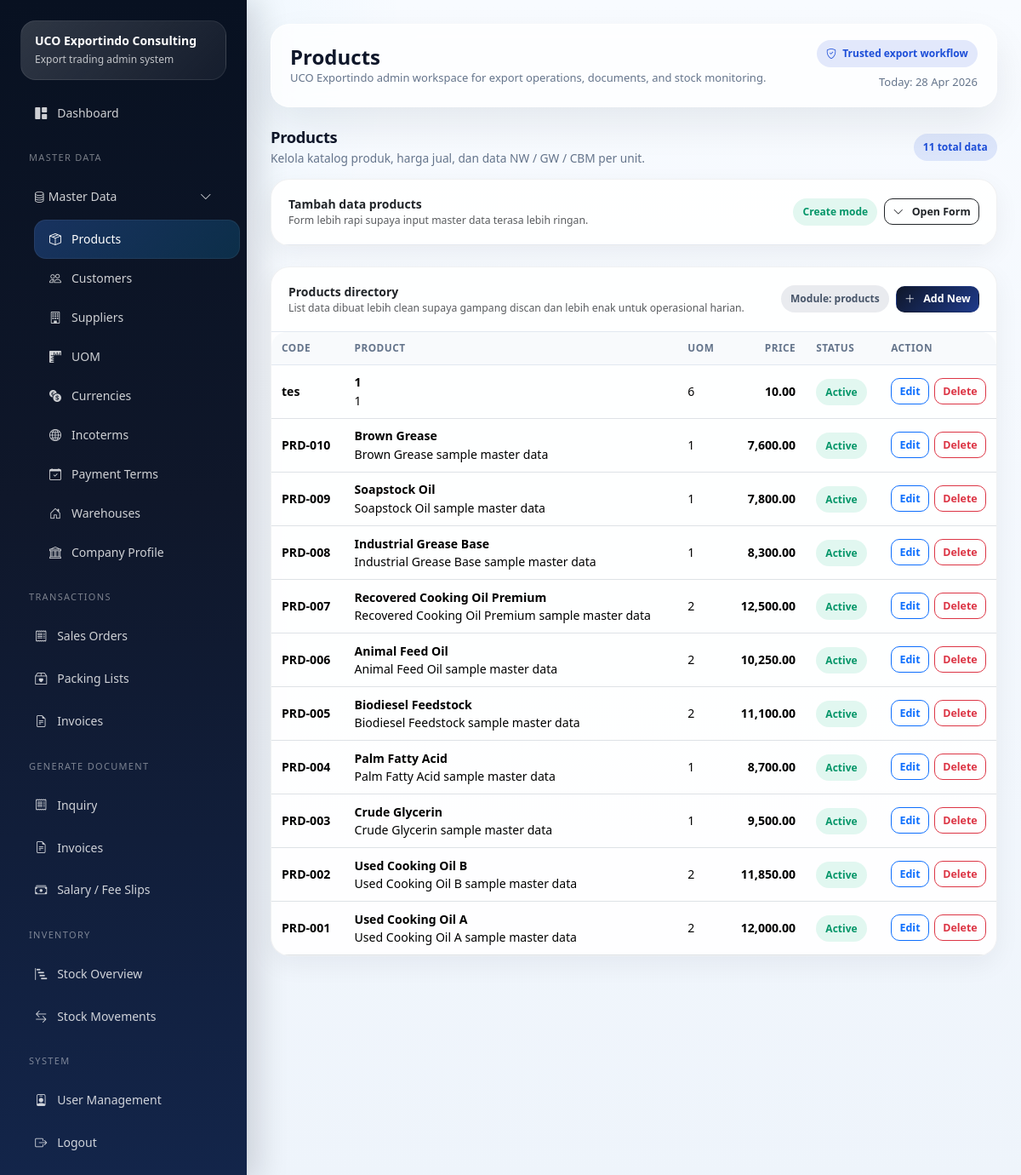
Page /masters/products (signed in) on the earlier database version.
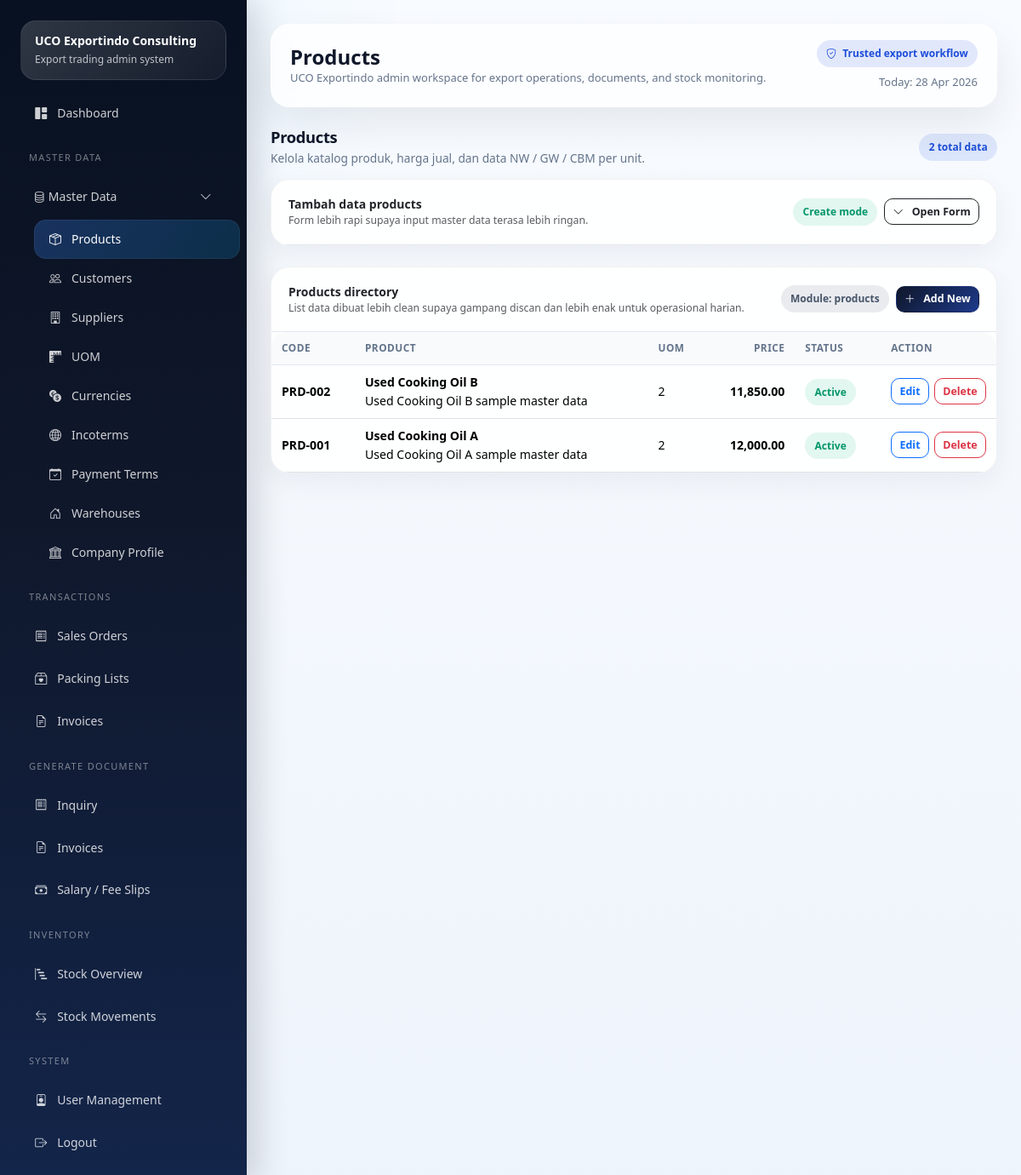
Same page on the later database version.
### tables this page shows
CREATE TABLE IF NOT EXISTS `products` (
  `id` int NOT NULL AUTO_INCREMENT,
  `code` varchar(50) NOT NULL,
  `product_name` varchar(150) NOT NULL,
  `description` text,
  `uom_id` int DEFAULT NULL,
  `sales_price` decimal(18,2) NOT NULL DEFAULT '0.00',
  `nw_unit` decimal(18,4) NOT NULL DEFAULT '0.0000',
  `gw_unit` decimal(18,4) NOT NULL DEFAULT '0.0000',
  `cbm_unit` decimal(18,4) NOT NULL DEFAULT '0.0000',
  `package_unit` decimal(18,4) NOT NULL DEFAULT '0.0000',
  `is_active` tinyint(1) NOT NULL DEFAULT '1',
  `created_at` timestamp NULL DEFAULT CURRENT_TIMESTAMP,
  PRIMARY KEY (`id`),
  KEY `fk_products_uom` (`uom_id`),
  CONSTRAINT `fk_products_uom` FOREIGN KEY (`uom_id`) REFERENCES `uoms` (`id`) ON DELETE SET NULL
);

### application/core/MY_Controller.php (called while the page is built, shortened)
<?php
class MY_Controller extends CI_Controller
{
    protected $user;
    public function __construct()
    {
        $this->user = $this->session->userdata('user');
    }
    protected function render($view, $data = [], $layout = 'admin')
    {
        $data['current_user'] = $this->user;
        $this->load->view('templates/admin_header', $data);
        $this->load->view($view, $data);
        $this->load->view('templates/admin_footer', $data);
    }
}

### application/controllers/Masters.php (called while the page is built, shortened)
<?php
class Masters extends MY_Controller
{
    private $maps = [];
    public function __construct()
    {
        $this->maps = [
            'customers' => ['table' => 'customers', 'title' => 'Customers', 'fields' => ['customer_code', 'company_name', 'pic_name', 'email', 'phone', 'address', 'country', 'is_active']],
            'suppliers' => ['table' => 'suppliers', 'title' => 'Suppliers', 'fields' => ['company_name', 'pic_name', 'email', 'phone', 'address', 'country']],
            'uom' => ['table' => 'uoms', 'title' => 'UOM', 'fields' => ['uom_name']],
            'currencies' => ['table' => 'currencies', 'title' => 'Currencies', 'fields' => ['currency_code', 'currency_name']],
            'incoterms' => ['table' => 'incoterms', 'title' => 'Incoterms', 'fields' => ['incoterm_code', 'description']],
            'payment_terms' => ['table' => 'payment_terms', 'title' => 'Payment Terms', 'fields' => ['term_name', 'description']],
            'warehouses' => ['table' => 'warehouses', 'title' => 'Warehouses', 'fields' => ['code', 'warehouse_name', 'location', 'is_active']],
            'users' => ['table' => 'users', 'title' => 'User Management', 'fields' => ['nama', 'username', 'password', 'role', 'is_active']],
            'products' => ['table' => 'products', 'title' => 'Products', 'fields' => ['code', 'product_name', 'description', 'uom_id', 'sales_price', 'nw_unit', 'gw_unit', 'cbm_unit', 'package_unit', 'is_active']],
        ];
    }
    public function index($slug = 'products')
    {
        $cfg = $this->maps[$slug];
        $data['page_title'] = $cfg['title'];
        $data['slug'] = $slug;
        $data['cfg'] = $cfg;
        $data['edit'] = $this->input->get('edit') ? $this->crud->get($cfg['table'], $this->input->get('edit')) : null;
        if ($slug === 'products') $data['uoms'] = $this->crud->all('uoms', 'uom_name ASC');
        $data['rows'] = $this->crud->all($cfg['table']);
        $this->render('admin/masters/index', $data);
    }
}

### index.php (called while the page is built, shortened)
<?php
require BASEPATH . 'core/CodeIgniter.php';

### application/models/Crud_model.php (called while the page is built, shortened)
<?php
class Crud_model extends CI_Model
{
    public function all($table, $orderBy = 'id DESC')
    {
        $this->db->order_by($orderBy);
        return $this->db->get($table)->result_array();
    }
}

### application/helpers/uco_helper.php (called while the page is built, shortened)
<?php
function e($str)
{
    return htmlspecialchars((string)$str, ENT_QUOTES, 'UTF-8');
}
function format_money($amount, $decimals = 2)
{
    return number_format((float)$amount, $decimals, '.', ',');
}

### application/views/admin/masters/index.php (the view, shortened to what the changed rows need)
<?php
$count_rows = is_array($rows) ? count($rows) : 0;
$title_map = [
  'products' => 'Kelola katalog produk, harga jual, dan data NW / GW / CBM per unit.',
  'customers' => 'Simpan buyer dan customer export agar transaksi lebih cepat saat create SO.',
  'suppliers' => 'Kelola data vendor atau supplier untuk kebutuhan sourcing dan operasional.',
  'uom' => 'Atur satuan unit yang dipakai oleh produk dan transaksi.',
  'currencies' => 'Kelola mata uang untuk sales order dan invoice internasional.',
  'incoterms' => 'Standarkan term perdagangan agar dokumen export lebih konsisten.',
  'payment_terms' => 'Simpan skema pembayaran yang sering dipakai saat transaksi.',
  'warehouses' => 'Kelola gudang aktif untuk flow inbound, stock, dan shipment.',
  'users' => 'Atur akses admin dan staff agar operasional lebih tertib.',
];
$section_desc = $title_map[$slug] ?? 'Kelola master data sistem dengan tampilan yang lebih modern dan mudah dipahami.';
?>
<div class="section-block">
  <div class="section-head">
    <div>
      <h3><?= e($page_title); ?></h3>
      <p><?= e($section_desc); ?></p>
    </div>
    <span class="badge-soft badge-soft-primary"><?= $count_rows; ?> total data</span>
  </div>
  <div class="row g-4">
    <div class="col-12">
      <div class="card shadow-sm">
        <div class="card-body p-0">
          <div class="table-responsive">
            <table class="table table-sm mb-0 align-middle">
              <thead>
                <tr>
                  <?php if ($slug === 'products'): ?>
                    <th>Code</th>
                    <th>Product</th>
                    <th>UOM</th>
                    <th class="text-end">Price</th>
                    <th>Status</th>
                    <th class="action-cell">Action</th>
                  <?php elseif ($slug === 'uom'): ?>
                    <th>UOM</th>
                    <th class="action-cell">Action</th>
                  <?php elseif ($slug === 'currencies'): ?>
                    <th>Code</th>
                    <th>Name</th>
                    <th class="action-cell">Action</th>
                  <?php elseif ($slug === 'incoterms'): ?>
                    <th>Code</th>
                    <th>Description</th>
                    <th class="action-cell">Action</th>
                  <?php elseif ($slug === 'payment_terms'): ?>
                    <th>Term</th>
                    <th>Description</th>
                    <th class="action-cell">Action</th>
                  <?php endif; ?>
                </tr>
              </thead>
              <tbody>
                <?php if (!$rows): ?>
                  <tr>
                    <td colspan="6" class="empty-state">Belum ada data <?= e(strtolower($page_title)); ?>.</td>
                  </tr>
                  <?php else: foreach ($rows as $row): ?>
                    <tr>
                      <?php if ($slug === 'products'): ?>
                        <td class="fw-semibold"><?= e($row['code']); ?></td>
                        <td>
                          <div class="fw-semibold"><?= e($row['product_name']); ?></div>
                          <div class="small-muted"><?= e($row['description']); ?></div>
                        </td>
                        <td><?= e($row['uom_id'] ?? '-'); ?></td>
                        <td class="text-end fw-semibold"><?= format_money($row['sales_price'] ?? 0); ?></td>
                        <td><span class="badge-soft badge-soft-<?= (($row['is_active'] ?? 1) ? 'success' : 'secondary'); ?>"><?= (($row['is_active'] ?? 1) ? 'Active' : 'Inactive'); ?></span></td>
                      <?php elseif ($slug === 'uom'): ?>
                        <td class="fw-semibold"><?= e($row['uom_name']); ?></td>
                      <?php elseif ($slug === 'currencies'): ?>
                        <td class="fw-semibold"><?= e($row['currency_code']); ?></td>
                        <td><?= e($row['currency_name']); ?></td>
                      <?php elseif ($slug === 'incoterms'): ?>
                        <td class="fw-semibold"><?= e($row['incoterm_code']); ?></td>
                        <td><?= e($row['description']); ?></td>
                      <?php elseif ($slug === 'payment_terms'): ?>
                        <td class="fw-semibold"><?= e($row['term_name']); ?></td>
                        <td><?= e($row['description']); ?></td>
                      <?php endif; ?>
                      <td class="action-cell">
                        <div class="table-action-group">
                          <a href="<?= site_url('masters/' . $slug . '?edit=' . $row['id']); ?>" class="btn btn-sm btn-outline-primary">Edit</a>
                          <form method="post" class="d-inline" onsubmit="return confirm('Hapus data ini?')">
                            <button class="btn btn-sm btn-outline-danger">Delete</button>
                          </form>
                        </div>
                      </td>
                    </tr>
                <?php endforeach;
                endif; ?>
              </tbody>
            </table>
          </div>
        </div>
      </div>
    </div>
  </div>
</div>

Differences in the rows shown:
removed products: code "tes", product_name "1", description "1", uom "6", sales_price "10.00", is_active "Active"
removed products: code "PRD-010", product_name "Brown Grease", description "Brown Grease sample master data", uom "1", sales_price "7,600.00", is_active "Active"
removed products: code "PRD-009", product_name "Soapstock Oil", description "Soapstock Oil sample master data", uom "1", sales_price "7,800.00", is_active "Active"
removed products: code "PRD-008", product_name "Industrial Grease Base", description "Industrial Grease Base sample master data", uom "1", sales_price "8,300.00", is_active "Active"
removed products: code "PRD-007", product_name "Recovered Cooking Oil Premium", description "Recovered Cooking Oil Premium sample master data", uom "2", sales_price "12,500.00", is_active "Active"
removed products: code "PRD-006", product_name "Animal Feed Oil", description "Animal Feed Oil sample master data", uom "2", sales_price "10,250.00", is_active "Active"
removed products: code "PRD-005", product_name "Biodiesel Feedstock", description "Biodiesel Feedstock sample master data", uom "2", sales_price "11,100.00", is_active "Active"
removed products: code "PRD-004", product_name "Palm Fatty Acid", description "Palm Fatty Acid sample master data", uom "1", sales_price "8,700.00", is_active "Active"
removed products: code "PRD-003", product_name "Crude Glycerin", description "Crude Glycerin sample master data", uom "1", sales_price "9,500.00", is_active "Active"
Other differences:
$count_rows: "11" → "2"
